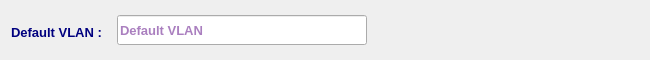
<?xml version="1.0" encoding="UTF-8"?>
<ui version="4.0">
 <class>DefaultVlanWidget</class>
 <widget class="QWidget" name="DefaultVlanWidget">
  <property name="geometry">
   <rect>
    <x>0</x>
    <y>0</y>
    <width>650</width>
    <height>60</height>
   </rect>
  </property>
  <property name="sizePolicy">
   <sizepolicy hsizetype="Preferred" vsizetype="Fixed">
    <horstretch>0</horstretch>
    <verstretch>0</verstretch>
   </sizepolicy>
  </property>
  <property name="minimumSize">
   <size>
    <width>650</width>
    <height>60</height>
   </size>
  </property>
  <property name="maximumSize">
   <size>
    <width>16777215</width>
    <height>60</height>
   </size>
  </property>
  <property name="font">
   <font>
    <family>Tahoma</family>
    <pointsize>10</pointsize>
   </font>
  </property>
  <property name="windowTitle">
   <string>Form</string>
  </property>
  <layout class="QVBoxLayout" name="verticalLayout">
   <item>
    <layout class="QHBoxLayout" name="horizontalLayout">
     <item>
      <widget class="QLabel" name="defaultVlanLbl">
       <property name="minimumSize">
        <size>
         <width>100</width>
         <height>30</height>
        </size>
       </property>
       <property name="maximumSize">
        <size>
         <width>140</width>
         <height>25</height>
        </size>
       </property>
       <property name="font">
        <font>
         <family>Tahoma</family>
         <pointsize>10</pointsize>
         <weight>75</weight>
         <bold>true</bold>
        </font>
       </property>
       <property name="styleSheet">
        <string notr="true">color: rgb(0, 0, 127);</string>
       </property>
       <property name="text">
        <string>Default VLAN :</string>
       </property>
       <property name="alignment">
        <set>Qt::AlignLeading|Qt::AlignLeft|Qt::AlignVCenter</set>
       </property>
      </widget>
     </item>
     <item>
      <widget class="QLineEdit" name="defaultVlanLE">
       <property name="sizePolicy">
        <sizepolicy hsizetype="Expanding" vsizetype="Preferred">
         <horstretch>0</horstretch>
         <verstretch>0</verstretch>
        </sizepolicy>
       </property>
       <property name="minimumSize">
        <size>
         <width>250</width>
         <height>30</height>
        </size>
       </property>
       <property name="maximumSize">
        <size>
         <width>250</width>
         <height>30</height>
        </size>
       </property>
       <property name="font">
        <font>
         <family>Tahoma</family>
         <pointsize>10</pointsize>
         <weight>75</weight>
         <bold>true</bold>
        </font>
       </property>
       <property name="styleSheet">
        <string notr="true">color: rgb(85, 0, 127);</string>
       </property>
       <property name="placeholderText">
        <string>Default VLAN</string>
       </property>
      </widget>
     </item>
     <item>
      <spacer name="horizontalSpacer">
       <property name="orientation">
        <enum>Qt::Horizontal</enum>
       </property>
       <property name="sizeHint" stdset="0">
        <size>
         <width>40</width>
         <height>20</height>
        </size>
       </property>
      </spacer>
     </item>
    </layout>
   </item>
  </layout>
 </widget>
 <resources/>
 <connections/>
</ui>
